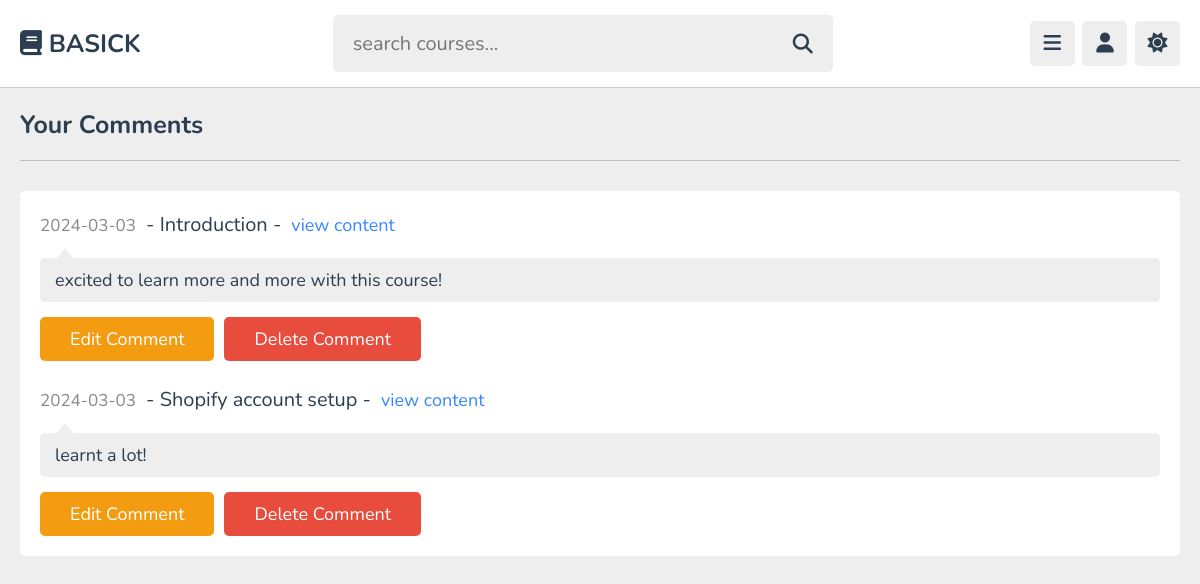
Screenshot of /comments.php (signed in) with the database file from the repository.
### tables this page shows
CREATE TABLE `comments` (
  `id` varchar(20) NOT NULL,
  `content_id` varchar(20) NOT NULL,
  `user_id` varchar(20) NOT NULL,
  `tutor_id` varchar(20) NOT NULL,
  `comment` varchar(1000) NOT NULL,
  `date` date NOT NULL DEFAULT current_timestamp()
);

CREATE TABLE `content` (
  `id` varchar(20) NOT NULL,
  `tutor_id` varchar(20) NOT NULL,
  `playlist_id` varchar(20) NOT NULL,
  `title` varchar(100) NOT NULL,
  `description` varchar(1000) NOT NULL,
  `video` varchar(100) NOT NULL,
  `thumb` varchar(100) NOT NULL,
  `date` date NOT NULL DEFAULT current_timestamp(),
  `status` varchar(20) NOT NULL DEFAULT 'deactive'
);

### comments.php (the view, shortened to what this page needs)
<?php
include 'components/connect.php';
if(isset($_COOKIE['user_id'])){
   $user_id = $_COOKIE['user_id'];
}else{
   $user_id = '';
   header('location:home.php');
}
?>
<!DOCTYPE html>
<html lang="en">
<head>
   <link rel="stylesheet" href="https://cdnjs.cloudflare.com/ajax/libs/font-awesome/6.2.0/css/all.min.css">
   <link rel="stylesheet" href="css/style.css">
   <link rel="stylesheet" href="css/style_footer.css">
</head>
<body>
<?php include 'components/user_header.php'; ?>
<section class="comments">
   <h1 class="heading">your comments</h1>
   <div class="show-comments">
      <?php
         $select_comments = $conn->prepare("SELECT * FROM `comments` WHERE user_id = ?");
         $select_comments->execute([$user_id]);
         if($select_comments->rowCount() > 0){
            while($fetch_comment = $select_comments->fetch(PDO::FETCH_ASSOC)){
               $select_content = $conn->prepare("SELECT * FROM `content` WHERE id = ?");
               $select_content->execute([$fetch_comment['content_id']]);
               $fetch_content = $select_content->fetch(PDO::FETCH_ASSOC);
      ?>
      <div class="box" style="<?php if($fetch_comment['user_id'] == $user_id){echo 'order:-1;';} ?>">
         <div class="content"><span><?= $fetch_comment['date']; ?></span><p> - <?= $fetch_content['title']; ?> - </p><a href="watch_video.php?get_id=<?= $fetch_content['id']; ?>">view content</a></div>
         <p class="text"><?= $fetch_comment['comment']; ?></p>
         <?php
            if($fetch_comment['user_id'] == $user_id){
         ?>
         <form action="" method="post" class="flex-btn">
            <button type="submit" name="edit_comment" class="inline-option-btn">edit comment</button>
            <button type="submit" name="delete_comment" class="inline-delete-btn" onclick="return confirm('delete this comment?');">delete comment</button>
         </form>
         <?php
         }
         ?>
      </div>
      <?php
       }
      }else{
         echo '<p class="empty">no comments added yet!</p>';
      }
      ?>
      </div>
</section>
</body>
</html>

### css/style.css (style rules this page uses)
:root { --main-color:#3586ff; --red:#e74c3c; --oragen:#f39c12; --white:#fff; --black:#2c3e50; --light-color:#888; --light-bg:#eee; --border:.1rem solid rgba(0,0,0,.2); }
* { font-family: 'Nunito', sans-serif; margin: 0; padding: 0; box-sizing: border-box; outline: none; border: none; text-decoration: none; }
html { font-size: 62.5%; overflow-x: hidden; }
body { background-color: var(--light-bg); padding-left: 30rem; }
section { padding:2rem; max-width: 1200px; margin: 0 auto; }
.btn, .option-btn, .delete-btn, .inline-btn, .inline-option-btn, .inline-delete-btn { border-radius: .5rem; padding: 1rem 3rem; font-size: 1.8rem; color: #fff; margin-top: 1rem; text-transform: capitalize; cursor: pointer; text-align: center; }
.inline-btn, .inline-option-btn, .inline-delete-btn { display: inline-block; }
.option-btn, .inline-option-btn { background-color: var(--oragen); }
.delete-btn, .inline-delete-btn { background-color: var(--red); }
.flex-btn { display:flex; gap: 1rem; }
.heading { padding-bottom: 1.8rem; border-bottom: var(--border); font-size: 2.5rem; color: var(--black); text-transform: capitalize; margin-bottom: 3rem; }
.comments .show-comments { background-color: var(--white); border-radius: .5rem; padding: 2rem; display: grid; gap: 2.5rem; }
.comments .show-comments .content { margin-bottom: 2rem; }
.comments .show-comments .content p { font-size: 2rem; color: var(--black); padding: 0 1rem; display: inline-block; }
.comments .show-comments .content span { font-size: 1.7rem; color: var(--light-color); }
.comments .show-comments .content a { color: var(--main-color); font-size: 1.8rem; }
.comments .show-comments .text { border-radius: .5rem; background-color: var(--light-bg); padding: 1rem 1.5rem; color: var(--black); margin: .5rem 0; position: relative; z-index: 0; white-space: pre-line; font-size: 1.8rem; }
.comments .show-comments .text::before { content: ''; position: absolute; top: -1rem; left: 1.5rem; height: 1.2rem; width: 2rem; background-color: var(--light-bg); clip-path: polygon(50% 0%, 0% 100%, 100% 100%); }
@media (max-width:1200px) { body { padding-left: 0; } }

### css/style_footer.css (style rules this page uses)
* { margin: 0; padding: 0; box-sizing: border-box; font-family: 'Nunito', sans-serif; }

### rows the page displays
comments: date "2024-03-03", content.title "Introduction", comment "excited to learn more and more with this course!"
comments: date "2024-03-03", content.title "Shopify account setup", comment "learnt a lot!"
